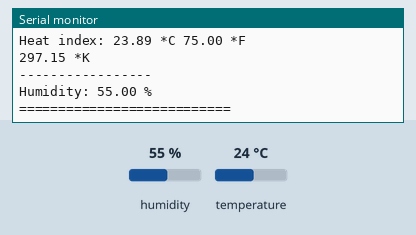
Bench run of a sketch on a simulated Arduino Uno, built with avr-gcc and run on an emulated ATmega328P. Shown: the last lines printed to the serial monitor. The test bench sets the inputs (shaded band); at power-on: humidity 55 %, temperature 24 °C.

Above: at 4.9 s.
5.0 s: humidity set to 22 %
At 7.2 s:
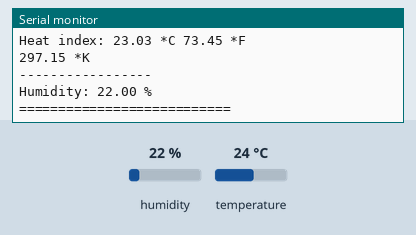
8.1 s: temperature set to 12 °C
11.2 s: humidity set to 40 %
At 13.0 s:
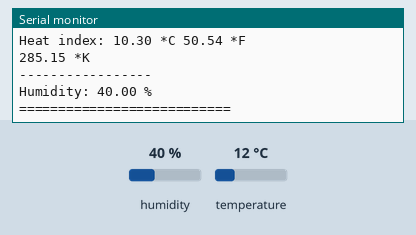
14.3 s: humidity set to 22 %
At 15.8 s:
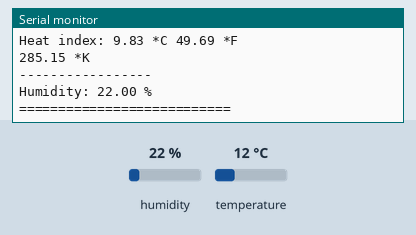
Timing chart, 0 to 17.3 s (numbered marks = the images above; inputs shaded):
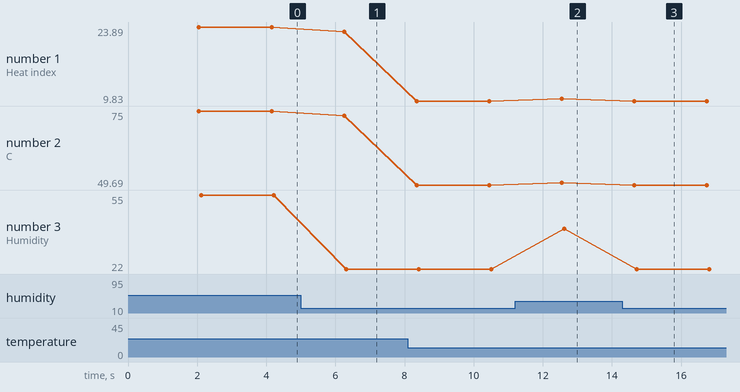

Measured:
- after the input at 5.0 s, the serial monitor: prints a new line after 1.3 s (image 1)
- after the input at 11.2 s, the serial monitor: prints a new line after 1.4 s (image 2)
- after the input at 14.3 s, the serial monitor: prints a new line after 0.35 s (image 3)
- plotted number 1: 23.89 → 23.03 after the input at 5.0 s, 23.03 → 9.83 after the input at 8.1 s, 9.83 → 10.3 after the input at 11.2 s, 10.3 → 9.83 after the input at 14.3 s
- plotted number 2: 75 → 73.45 after the input at 5.0 s, 73.45 → 49.69 after the input at 8.1 s, 49.69 → 50.54 after the input at 11.2 s, 50.54 → 49.69 after the input at 14.3 s
- plotted number 3: 55 → 22 after the input at 5.0 s, 22 → 40 after the input at 11.2 s, 40 → 22 after the input at 14.3 s

The sketch:

Tugas_7-DHT22.ino
```cpp
#include <DHT.h>
#define DHTPIN 2 // what digital pin we're connected to
#define DHTTYPE DHT22 // DHT 22 (AM2302), AM2321
DHT dht(DHTPIN, DHTTYPE);
void setup() {
 Serial.begin(9600);
 Serial.println("DHTxx Robojax test!");
 dht.begin();
}
void loop() {
 // Wait a few seconds between measurements.
 delay(2000);
 // Robojax.com test video
 Serial.print("Temperature: ");

 Serial.print(getTemp("c"));

 Serial.print(" *C ");
 Serial.print(getTemp("f"));
 Serial.println (" *F");
 Serial.println("-----------------");
 Serial.print("Heat index: ");
 Serial.print(getTemp("hic"));
 Serial.print(" *C ");
 Serial.print(getTemp("hif"));
 Serial.println(" *F");
 Serial.print(getTemp("k"));
 Serial.println(" *K");
 Serial.println("-----------------");
 Serial.print("Humidity: ");
 Serial.print(getTemp("h"));
 Serial.println(" % ");
 Serial.println("===========================");
}

float getTemp(String req)
{
 // Reading temperature or humidity takes about 250 milliseconds!
 // Sensor readings may also be up to 2 seconds 'old' (its a very slow sensor)
 float h = dht.readHumidity();
 // Read temperature as Celsius (the default)
 float t = dht.readTemperature();
 // Read temperature as Fahrenheit (isFahrenheit = true)
 float f = dht.readTemperature(true);
 // Compute heat index in Fahrenheit (the default)
 float hif = dht.computeHeatIndex(f, h);
 // Compute heat index in Celsius (isFahreheit = false)
 float hic = dht.computeHeatIndex(t, h, false);
 // Check if any reads failed and exit early (to try again).
 if (isnan(h) || isnan(t) || isnan(f)) {
 Serial.println("Failed to read from DHT sensor!");
 return;
 }
 // Compute heat index in Kelvin
 float k = t + 273.15;
 if(req =="c"){
 return t;//return Cilsus
 }else if(req =="f"){
 return f;// return Fahrenheit
 }else if(req =="h"){
 return h;// return humidity
 }else if(req =="hif"){
 return hif;// return heat index in Fahrenheit
 }else if(req =="hic"){
 return hic;// return heat index in Cilsus
 }else if(req =="k"){
 return k;// return temprature in Kelvin
 }else{
 return 0.000;// if no reqest found, retun 0.000
 }
}
```
